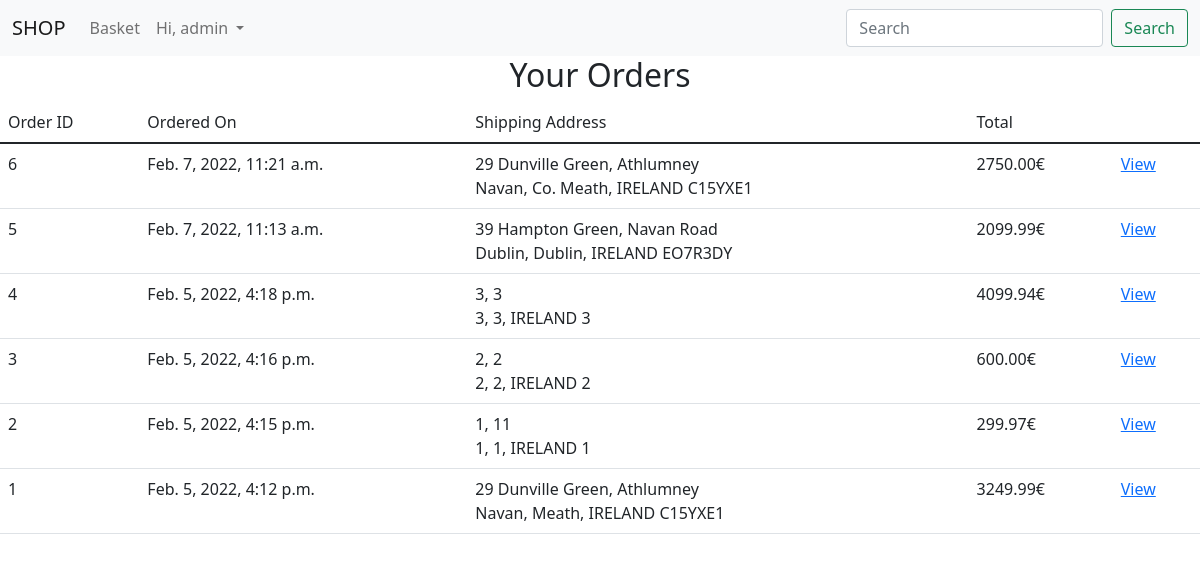
The page /orderhistory/ (signed in) on the database as committed earlier.
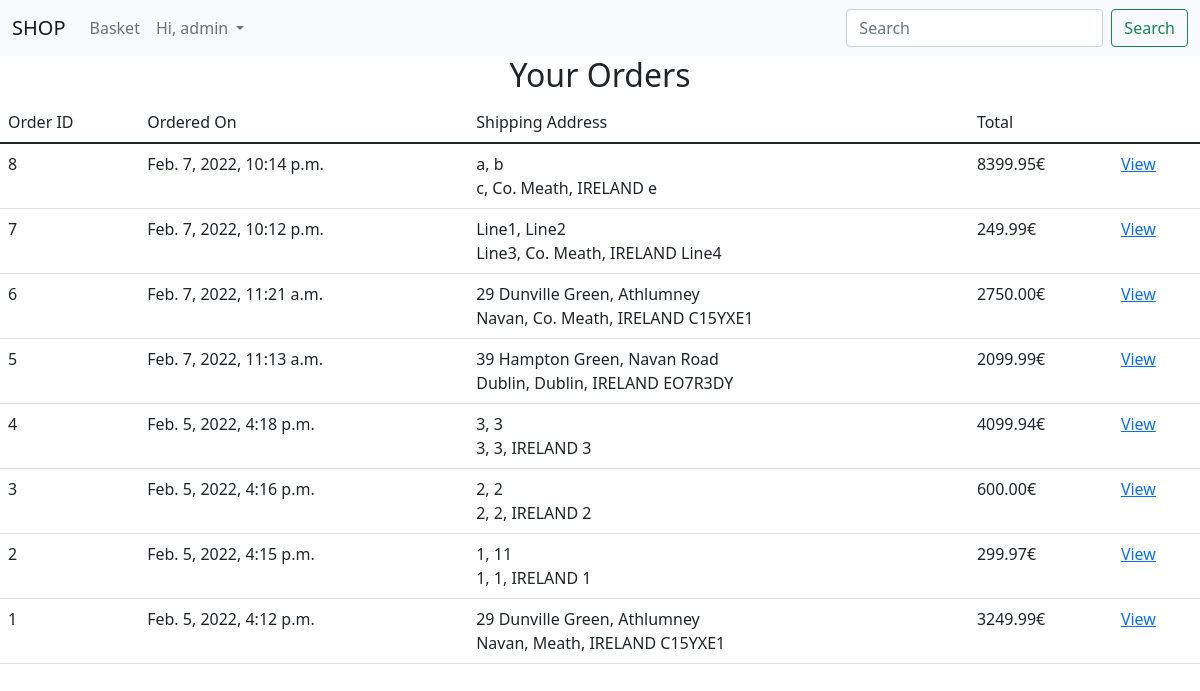
The same page on the database as committed later.
### duarteshop/models.py (models this page shows)
class APIUser(AbstractUser):
    pass

class Order(models.Model):
    id = models.IntegerField(primary_key=True)
    basketId = models.ForeignKey(Basket, on_delete=models.CASCADE)
    user_id = models.ForeignKey(APIUser, on_delete=models.CASCADE)
    addressline1 = models.CharField(max_length=100, default = '')
    addressline2 = models.CharField(max_length=100, default = '')
    city = models.CharField(max_length=40, default = '')
    county = models.CharField(max_length=15, default = '')
    country = models.CharField(max_length=7, default='IRELAND', editable=False)
    eircode = models.CharField(max_length=7, default = '')
    datetimeOrder = models.DateTimeField(auto_now_add=True)
    total_price = models.DecimalField(max_digits=6, decimal_places=2, default=0.0)

### duarteshop/views.py (the view)
# urls.py: path('orderhistory/', views.previous_orders, name="order_history"),
@login_required
def previous_orders(request):
    user = request.user
    orders = Order.objects.filter(user_id = user).order_by('id').reverse()
    return render(request, 'previous_orders.html', {'orders': orders})

### duarteshop/templates/previous_orders.html (shortened to what this page needs)
{%  extends "base.html" %}
{%  block content %}
    <div class="justify-content-center text-center">
        <h2>Your Orders</h2>
    </div>
    <div>
        <table class="table table-hover">
            <thead>
                <tr>
                    <td>Order ID</td>
                    <td>Ordered On</td>
                    <td>Shipping Address</td>
                    <td>Total</td>
                    <td></td>
                </tr>
            </thead>
                <tbody>
                    {% for od in orders %}
                    <tr>
                        <td>{{od.id}}</td>
                        <td>{{od.datetimeOrder}}</td>
                        <td>{{od.addressline1}}, {{od.addressline2}} <br> {{od.city}}, {{od.county}}, {{od.country}} {{od.eircode}}</td>
                        <td>{{od.total_price}}€</td>
                        <td><a href="/prevorder/{{od.id}}">View</a></td>
                    </tr>
                    {% endfor %}
                </tbody>
        </table>
    </div>
{%  endblock %}

### duarteshop/templates/base.html (shortened to what this page needs)
<!DOCTYPE html>
<html lang="en">
<head>
    <link rel="stylesheet" href="https://cdn.jsdelivr.net/npm/bootstrap@5.1.3/dist/css/bootstrap.min.css">
</head>
<body>
    <nav class="navbar navbar-expand-lg navbar-light bg-light">
        <div class="container-fluid">
          <a class="navbar-brand" href="/">SHOP</a>
          <div class="collapse navbar-collapse" id="navbarSupportedContent">
            <ul class="navbar-nav me-auto mb-2 mb-lg-0">
              {% if user.is_authenticated %}
                <li class="nav-item">
                  <a class="nav-link" href="/basket">Basket</a>
                </li>
              {% endif %}
              <li class="nav-item dropdown">
                <a class="nav-link dropdown-toggle" href="#" id="navbarDropdown" role="button" data-bs-toggle="dropdown" aria-expanded="false">
                  {% if user.is_authenticated %} Hi, {{user.username}} {% else %} Your Account {% endif %}
                </a>
              </li>
            </ul>
            <form class="d-flex">
              <input class="form-control me-2" type="search" placeholder="Search" aria-label="Search">
              <button class="btn btn-outline-success" type="submit">Search</button>
            </form>
          </div>
        </div>
      </nav>
    {% block content %}
    {% endblock %}
</body>
</html>

Rows that differ between the two databases and show on the page:
added Order: id "8", datetimeOrder "Feb. 7, 2022, 10:14 p.m.", addressline1 "a", addressline2 "b", city "c", county "Co. Meath", country "IRELAND", eircode "e", total_price "8399.95"
added Order: id "7", datetimeOrder "Feb. 7, 2022, 10:12 p.m.", addressline1 "Line1", addressline2 "Line2", city "Line3", county "Co. Meath", country "IRELAND", eircode "Line4", total_price "249.99"
